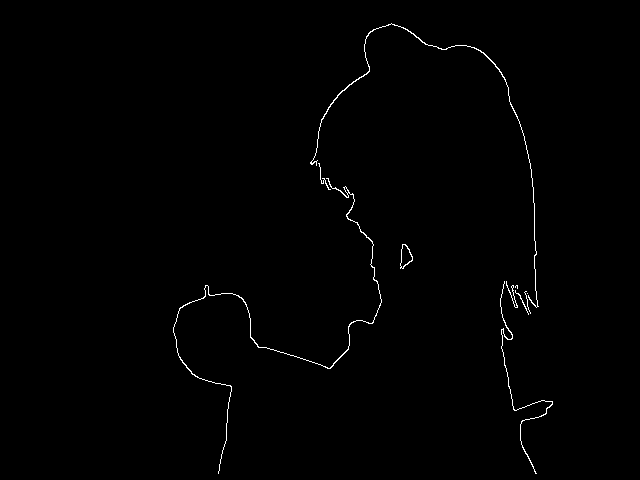
#> input picture test.png, 640 x 480 px
$ python -i canny.py   (imports and definitions only)
#> lines starting #> are read from the running program, lines starting #| are printed output that depends on the picture; after the words box and inside, x2 and y2 are one past the last pixel; in counts of white or black regions, pixels touching at a corner belong together
#> further down, picture is the input picture: shape (480, 640, 3); 0.64% white in thin lines or dots, all inside (x1, y1, x2, y2) = (173, 23, 553, 474)
import cv2
import numpy as np
from PIL import Image

def cannyPredict(img_bgr):
    img_rgb = cv2.cvtColor(img_bgr, cv2.COLOR_BGR2RGB)
    img_gray = cv2.cvtColor(img_rgb, cv2.COLOR_RGB2GRAY)
    canny = cv2.Canny(img_gray, threshold1=60, threshold2=120, apertureSize=3, L2gradient=True)
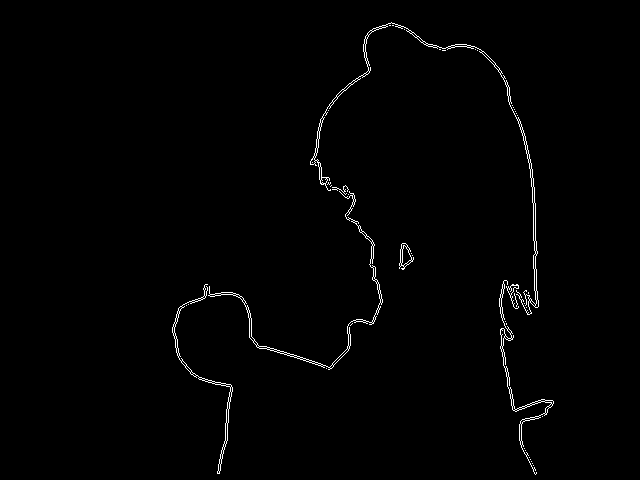
#> canny: shape (480, 640); 1% white in thin lines or dots, all inside (x1, y1, x2, y2) = (172, 22, 554, 475)

    y_coords, x_coords = np.where(canny==255)
#> y_coords = 3127 values from 22 to 474; x_coords = 3127 values, max 553 at index 2745, min 172 at index 2074, mean 393.2

    y_counts = np.bincount(y_coords)
#> y_counts = 475 values, max 36 at index 294, min 0 at index 0, mean 6.58

    LineThreshold = 25

    bad_y_levels = np.where(y_counts > LineThreshold)[0]
#> bad_y_levels = [46, 292, 294, 295]

    for bad_y in bad_y_levels:
        canny[bad_y, :]=0
#> this loop made 4 passes
#> bad_y on passes 1 to 4: 46, 292, 294, 295

    pred_image = Image.fromarray(canny, mode="L")
    return pred_image

# [2 lines not run here, left out]

>>> import cv2
>>> picture = cv2.imread('../test.png')
>>> result = cannyPredict(picture)
